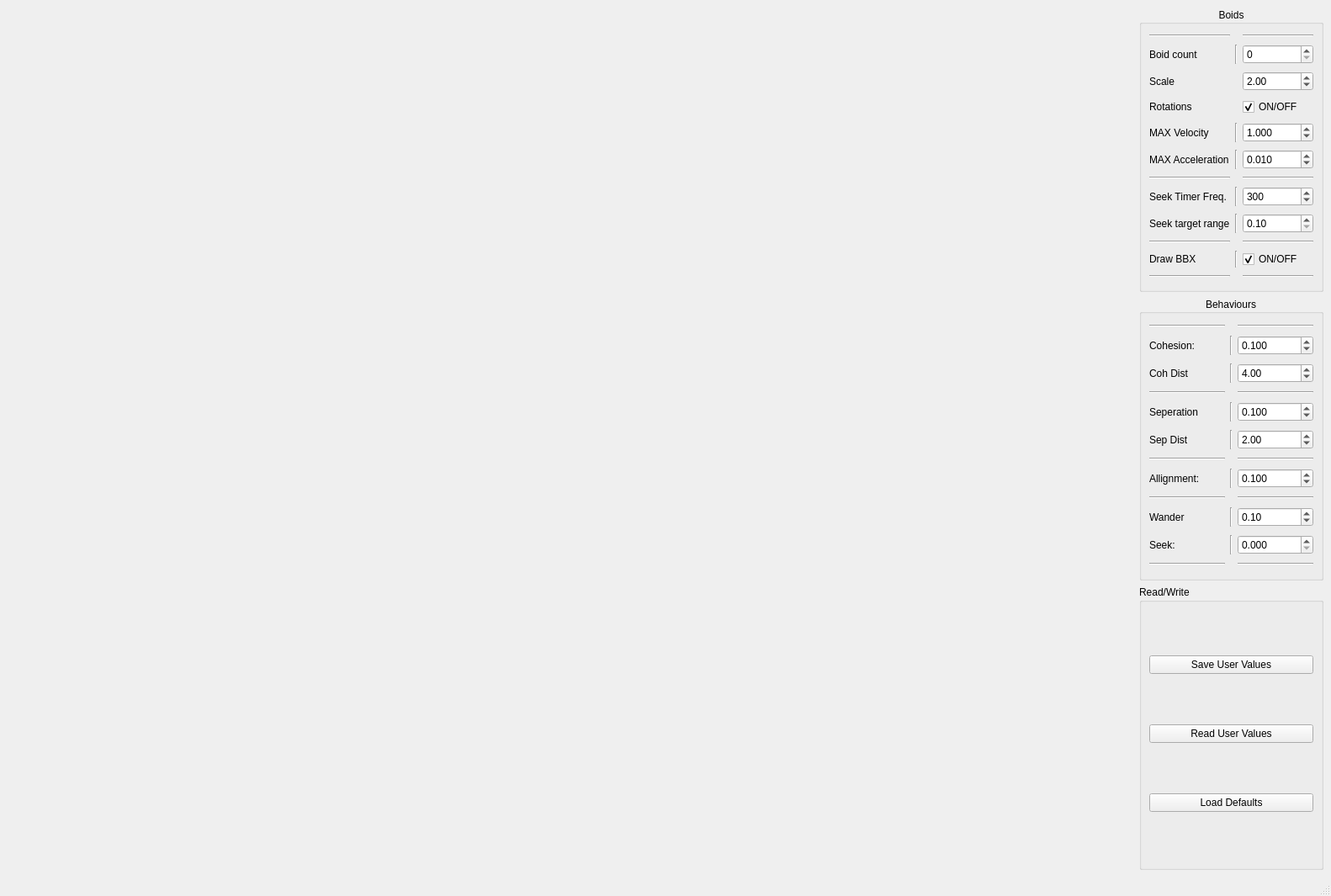
<?xml version="1.0" encoding="UTF-8"?>
<ui version="4.0">
 <class>MainWindow</class>
 <widget class="QMainWindow" name="MainWindow">
  <property name="geometry">
   <rect>
    <x>0</x>
    <y>0</y>
    <width>1582</width>
    <height>1065</height>
   </rect>
  </property>
  <property name="maximumSize">
   <size>
    <width>1920</width>
    <height>1080</height>
   </size>
  </property>
  <property name="focusPolicy">
   <enum>Qt::NoFocus</enum>
  </property>
  <property name="windowTitle">
   <string>QT Flocking System</string>
  </property>
  <widget class="QWidget" name="centralWidget">
   <property name="enabled">
    <bool>true</bool>
   </property>
   <property name="maximumSize">
    <size>
     <width>16777215</width>
     <height>16777215</height>
    </size>
   </property>
   <property name="mouseTracking">
    <bool>false</bool>
   </property>
   <property name="focusPolicy">
    <enum>Qt::NoFocus</enum>
   </property>
   <layout class="QGridLayout" name="s_GLWindowGridLayout">
    <item row="1" column="0">
     <spacer name="horizontalSpacer">
      <property name="orientation">
       <enum>Qt::Horizontal</enum>
      </property>
      <property name="sizeHint" stdset="0">
       <size>
        <width>40</width>
        <height>20</height>
       </size>
      </property>
     </spacer>
    </item>
    <item row="1" column="2">
     <widget class="QGroupBox" name="BehavioursBox">
      <property name="title">
       <string>Behaviours</string>
      </property>
      <property name="alignment">
       <set>Qt::AlignCenter</set>
      </property>
      <layout class="QGridLayout" name="gridLayout_5">
       <item row="6" column="2">
        <widget class="QDoubleSpinBox" name="SepDist">
         <property name="minimum">
          <double>0.050000000000000</double>
         </property>
         <property name="singleStep">
          <double>0.100000000000000</double>
         </property>
         <property name="value">
          <double>2.000000000000000</double>
         </property>
        </widget>
       </item>
       <item row="4" column="0">
        <widget class="Line" name="line">
         <property name="orientation">
          <enum>Qt::Horizontal</enum>
         </property>
        </widget>
       </item>
       <item row="1" column="1">
        <widget class="Line" name="line_13">
         <property name="orientation">
          <enum>Qt::Vertical</enum>
         </property>
        </widget>
       </item>
       <item row="5" column="1">
        <widget class="Line" name="line_15">
         <property name="orientation">
          <enum>Qt::Vertical</enum>
         </property>
        </widget>
       </item>
       <item row="7" column="0">
        <widget class="Line" name="line_3">
         <property name="orientation">
          <enum>Qt::Horizontal</enum>
         </property>
        </widget>
       </item>
       <item row="4" column="2">
        <widget class="Line" name="line_2">
         <property name="orientation">
          <enum>Qt::Horizontal</enum>
         </property>
        </widget>
       </item>
       <item row="7" column="2">
        <widget class="Line" name="line_4">
         <property name="orientation">
          <enum>Qt::Horizontal</enum>
         </property>
        </widget>
       </item>
       <item row="2" column="1">
        <widget class="Line" name="line_14">
         <property name="orientation">
          <enum>Qt::Vertical</enum>
         </property>
        </widget>
       </item>
       <item row="2" column="0">
        <widget class="QLabel" name="label_2">
         <property name="text">
          <string>Coh Dist</string>
         </property>
        </widget>
       </item>
       <item row="11" column="1">
        <widget class="Line" name="line_19">
         <property name="orientation">
          <enum>Qt::Vertical</enum>
         </property>
        </widget>
       </item>
       <item row="0" column="0">
        <widget class="Line" name="line_23">
         <property name="orientation">
          <enum>Qt::Horizontal</enum>
         </property>
        </widget>
       </item>
       <item row="6" column="1">
        <widget class="Line" name="line_16">
         <property name="orientation">
          <enum>Qt::Vertical</enum>
         </property>
        </widget>
       </item>
       <item row="8" column="1">
        <widget class="Line" name="line_17">
         <property name="orientation">
          <enum>Qt::Vertical</enum>
         </property>
        </widget>
       </item>
       <item row="0" column="2">
        <widget class="Line" name="line_24">
         <property name="orientation">
          <enum>Qt::Horizontal</enum>
         </property>
        </widget>
       </item>
       <item row="6" column="0">
        <widget class="QLabel" name="label_3">
         <property name="text">
          <string>Sep Dist</string>
         </property>
        </widget>
       </item>
       <item row="1" column="2">
        <widget class="QDoubleSpinBox" name="CohesionVal">
         <property name="decimals">
          <number>3</number>
         </property>
         <property name="maximum">
          <double>1000.000000000000000</double>
         </property>
         <property name="singleStep">
          <double>0.010000000000000</double>
         </property>
         <property name="value">
          <double>0.100000000000000</double>
         </property>
        </widget>
       </item>
       <item row="2" column="2">
        <widget class="QDoubleSpinBox" name="CohDist">
         <property name="minimum">
          <double>0.100000000000000</double>
         </property>
         <property name="maximum">
          <double>200.000000000000000</double>
         </property>
         <property name="singleStep">
          <double>0.100000000000000</double>
         </property>
         <property name="value">
          <double>4.000000000000000</double>
         </property>
        </widget>
       </item>
       <item row="8" column="2">
        <widget class="QDoubleSpinBox" name="AllignmentVal">
         <property name="decimals">
          <number>3</number>
         </property>
         <property name="maximum">
          <double>1000.000000000000000</double>
         </property>
         <property name="singleStep">
          <double>0.010000000000000</double>
         </property>
         <property name="value">
          <double>0.100000000000000</double>
         </property>
        </widget>
       </item>
       <item row="5" column="2">
        <widget class="QDoubleSpinBox" name="SeperationVal">
         <property name="decimals">
          <number>3</number>
         </property>
         <property name="maximum">
          <double>1000.000000000000000</double>
         </property>
         <property name="singleStep">
          <double>0.010000000000000</double>
         </property>
         <property name="value">
          <double>0.100000000000000</double>
         </property>
        </widget>
       </item>
       <item row="11" column="2">
        <widget class="QDoubleSpinBox" name="SeekVal">
         <property name="decimals">
          <number>3</number>
         </property>
         <property name="minimum">
          <double>0.000000000000000</double>
         </property>
         <property name="maximum">
          <double>1000.000000000000000</double>
         </property>
         <property name="singleStep">
          <double>0.100000000000000</double>
         </property>
         <property name="value">
          <double>0.000000000000000</double>
         </property>
        </widget>
       </item>
       <item row="8" column="0">
        <widget class="QLabel" name="Allignment">
         <property name="text">
          <string>Allignment:</string>
         </property>
        </widget>
       </item>
       <item row="5" column="0">
        <widget class="QLabel" name="Seperation">
         <property name="text">
          <string>Seperation</string>
         </property>
        </widget>
       </item>
       <item row="11" column="0">
        <widget class="QLabel" name="Seek">
         <property name="text">
          <string>Seek:</string>
         </property>
        </widget>
       </item>
       <item row="1" column="0">
        <widget class="QLabel" name="Cohesion">
         <property name="text">
          <string>Cohesion:</string>
         </property>
        </widget>
       </item>
       <item row="12" column="2">
        <widget class="Line" name="line_31">
         <property name="orientation">
          <enum>Qt::Horizontal</enum>
         </property>
        </widget>
       </item>
       <item row="12" column="0">
        <widget class="Line" name="line_30">
         <property name="orientation">
          <enum>Qt::Horizontal</enum>
         </property>
        </widget>
       </item>
       <item row="10" column="1">
        <widget class="Line" name="line_32">
         <property name="orientation">
          <enum>Qt::Vertical</enum>
         </property>
        </widget>
       </item>
       <item row="9" column="2">
        <widget class="Line" name="line_20">
         <property name="orientation">
          <enum>Qt::Horizontal</enum>
         </property>
        </widget>
       </item>
       <item row="10" column="0">
        <widget class="QLabel" name="label_4">
         <property name="text">
          <string>Wander</string>
         </property>
        </widget>
       </item>
       <item row="9" column="0">
        <widget class="Line" name="line_11">
         <property name="orientation">
          <enum>Qt::Horizontal</enum>
         </property>
        </widget>
       </item>
       <item row="10" column="2">
        <widget class="QDoubleSpinBox" name="wanderTrash">
         <property name="maximum">
          <double>1000.000000000000000</double>
         </property>
         <property name="singleStep">
          <double>0.010000000000000</double>
         </property>
         <property name="value">
          <double>0.100000000000000</double>
         </property>
        </widget>
       </item>
      </layout>
     </widget>
    </item>
    <item row="0" column="2">
     <widget class="QGroupBox" name="BoidsBox">
      <property name="title">
       <string>Boids</string>
      </property>
      <property name="alignment">
       <set>Qt::AlignCenter</set>
      </property>
      <property name="flat">
       <bool>false</bool>
      </property>
      <layout class="QGridLayout" name="gridLayout_4">
       <item row="14" column="2">
        <widget class="QCheckBox" name="Drawbox">
         <property name="text">
          <string>ON/OFF</string>
         </property>
         <property name="checked">
          <bool>true</bool>
         </property>
        </widget>
       </item>
       <item row="1" column="0">
        <widget class="Line" name="line_21">
         <property name="orientation">
          <enum>Qt::Horizontal</enum>
         </property>
        </widget>
       </item>
       <item row="10" column="2">
        <widget class="Line" name="line_6">
         <property name="orientation">
          <enum>Qt::Horizontal</enum>
         </property>
        </widget>
       </item>
       <item row="14" column="0">
        <widget class="QLabel" name="label_5">
         <property name="text">
          <string>Draw BBX</string>
         </property>
        </widget>
       </item>
       <item row="11" column="1">
        <widget class="Line" name="line_10">
         <property name="orientation">
          <enum>Qt::Vertical</enum>
         </property>
        </widget>
       </item>
       <item row="10" column="0">
        <widget class="Line" name="line_5">
         <property name="orientation">
          <enum>Qt::Horizontal</enum>
         </property>
        </widget>
       </item>
       <item row="1" column="2">
        <widget class="Line" name="line_22">
         <property name="orientation">
          <enum>Qt::Horizontal</enum>
         </property>
        </widget>
       </item>
       <item row="5" column="1">
        <widget class="Line" name="line_8">
         <property name="orientation">
          <enum>Qt::Vertical</enum>
         </property>
        </widget>
       </item>
       <item row="11" column="2">
        <widget class="QSpinBox" name="timerVal">
         <property name="minimum">
          <number>1</number>
         </property>
         <property name="maximum">
          <number>10000</number>
         </property>
         <property name="singleStep">
          <number>1</number>
         </property>
         <property name="value">
          <number>300</number>
         </property>
         <property name="displayIntegerBase">
          <number>10</number>
         </property>
        </widget>
       </item>
       <item row="2" column="2">
        <widget class="QSpinBox" name="BoidNumb">
         <property name="keyboardTracking">
          <bool>true</bool>
         </property>
         <property name="maximum">
          <number>10000</number>
         </property>
        </widget>
       </item>
       <item row="5" column="2">
        <widget class="QDoubleSpinBox" name="MaxVelocityVal">
         <property name="decimals">
          <number>3</number>
         </property>
         <property name="minimum">
          <double>0.200000000000000</double>
         </property>
         <property name="maximum">
          <double>10000.000000000000000</double>
         </property>
         <property name="singleStep">
          <double>0.010000000000000</double>
         </property>
         <property name="value">
          <double>1.000000000000000</double>
         </property>
        </widget>
       </item>
       <item row="11" column="0">
        <widget class="QLabel" name="label">
         <property name="text">
          <string>Seek Timer Freq.</string>
         </property>
        </widget>
       </item>
       <item row="5" column="0">
        <widget class="QLabel" name="MaxVelocity">
         <property name="text">
          <string>MAX Velocity</string>
         </property>
        </widget>
       </item>
       <item row="8" column="2">
        <widget class="QDoubleSpinBox" name="MaxAccelVal">
         <property name="decimals">
          <number>3</number>
         </property>
         <property name="minimum">
          <double>0.001000000000000</double>
         </property>
         <property name="maximum">
          <double>10000.000000000000000</double>
         </property>
         <property name="singleStep">
          <double>0.010000000000000</double>
         </property>
         <property name="value">
          <double>0.010000000000000</double>
         </property>
        </widget>
       </item>
       <item row="8" column="0">
        <widget class="QLabel" name="MaxAcceleration">
         <property name="text">
          <string>MAX Acceleration</string>
         </property>
        </widget>
       </item>
       <item row="2" column="0">
        <widget class="QLabel" name="BoidCount">
         <property name="text">
          <string>Boid count</string>
         </property>
        </widget>
       </item>
       <item row="15" column="2">
        <widget class="Line" name="line_29">
         <property name="orientation">
          <enum>Qt::Horizontal</enum>
         </property>
        </widget>
       </item>
       <item row="12" column="2">
        <widget class="QDoubleSpinBox" name="targetVal">
         <property name="minimum">
          <double>0.100000000000000</double>
         </property>
         <property name="maximum">
          <double>1000.000000000000000</double>
         </property>
         <property name="singleStep">
          <double>0.200000000000000</double>
         </property>
        </widget>
       </item>
       <item row="12" column="1">
        <widget class="Line" name="line_34">
         <property name="orientation">
          <enum>Qt::Vertical</enum>
         </property>
        </widget>
       </item>
       <item row="15" column="0">
        <widget class="Line" name="line_28">
         <property name="orientation">
          <enum>Qt::Horizontal</enum>
         </property>
        </widget>
       </item>
       <item row="14" column="1">
        <widget class="Line" name="line_33">
         <property name="orientation">
          <enum>Qt::Vertical</enum>
         </property>
        </widget>
       </item>
       <item row="12" column="0">
        <widget class="QLabel" name="label_6">
         <property name="text">
          <string>Seek target range</string>
         </property>
        </widget>
       </item>
       <item row="13" column="0">
        <widget class="Line" name="line_25">
         <property name="orientation">
          <enum>Qt::Horizontal</enum>
         </property>
        </widget>
       </item>
       <item row="2" column="1">
        <widget class="Line" name="line_7">
         <property name="orientation">
          <enum>Qt::Vertical</enum>
         </property>
        </widget>
       </item>
       <item row="8" column="1">
        <widget class="Line" name="line_9">
         <property name="orientation">
          <enum>Qt::Vertical</enum>
         </property>
        </widget>
       </item>
       <item row="13" column="2">
        <widget class="Line" name="line_27">
         <property name="orientation">
          <enum>Qt::Horizontal</enum>
         </property>
        </widget>
       </item>
       <item row="3" column="2">
        <widget class="QDoubleSpinBox" name="scaleBoid">
         <property name="maximum">
          <double>100.000000000000000</double>
         </property>
         <property name="singleStep">
          <double>0.500000000000000</double>
         </property>
         <property name="value">
          <double>2.000000000000000</double>
         </property>
        </widget>
       </item>
       <item row="3" column="0">
        <widget class="QLabel" name="label_7">
         <property name="text">
          <string>Scale</string>
         </property>
        </widget>
       </item>
       <item row="4" column="0">
        <widget class="QLabel" name="label_8">
         <property name="text">
          <string>Rotations</string>
         </property>
        </widget>
       </item>
       <item row="4" column="2">
        <widget class="QCheckBox" name="rotToggle">
         <property name="text">
          <string>ON/OFF</string>
         </property>
         <property name="checked">
          <bool>true</bool>
         </property>
        </widget>
       </item>
      </layout>
     </widget>
    </item>
    <item row="2" column="2">
     <widget class="QGroupBox" name="groupBox">
      <property name="title">
       <string>Read/Write</string>
      </property>
      <layout class="QGridLayout" name="gridLayout">
       <item row="3" column="0">
        <widget class="QPushButton" name="writeButton">
         <property name="text">
          <string>Save User Values</string>
         </property>
        </widget>
       </item>
       <item row="5" column="0">
        <widget class="QPushButton" name="readTest">
         <property name="text">
          <string>Load Defaults</string>
         </property>
        </widget>
       </item>
       <item row="4" column="0">
        <widget class="QPushButton" name="readButton">
         <property name="text">
          <string>Read User Values</string>
         </property>
        </widget>
       </item>
      </layout>
     </widget>
    </item>
   </layout>
  </widget>
  <widget class="QMenuBar" name="menubar">
   <property name="geometry">
    <rect>
     <x>0</x>
     <y>0</y>
     <width>1582</width>
     <height>22</height>
    </rect>
   </property>
  </widget>
  <widget class="QStatusBar" name="statusBar"/>
 </widget>
 <resources/>
 <connections>
  <connection>
   <sender>BoidNumb</sender>
   <signal>valueChanged(int)</signal>
   <receiver>BoidNumb</receiver>
   <slot>setValue(int)</slot>
   <hints>
    <hint type="sourcelabel">
     <x>1146</x>
     <y>78</y>
    </hint>
    <hint type="destinationlabel">
     <x>1146</x>
     <y>78</y>
    </hint>
   </hints>
  </connection>
 </connections>
</ui>
